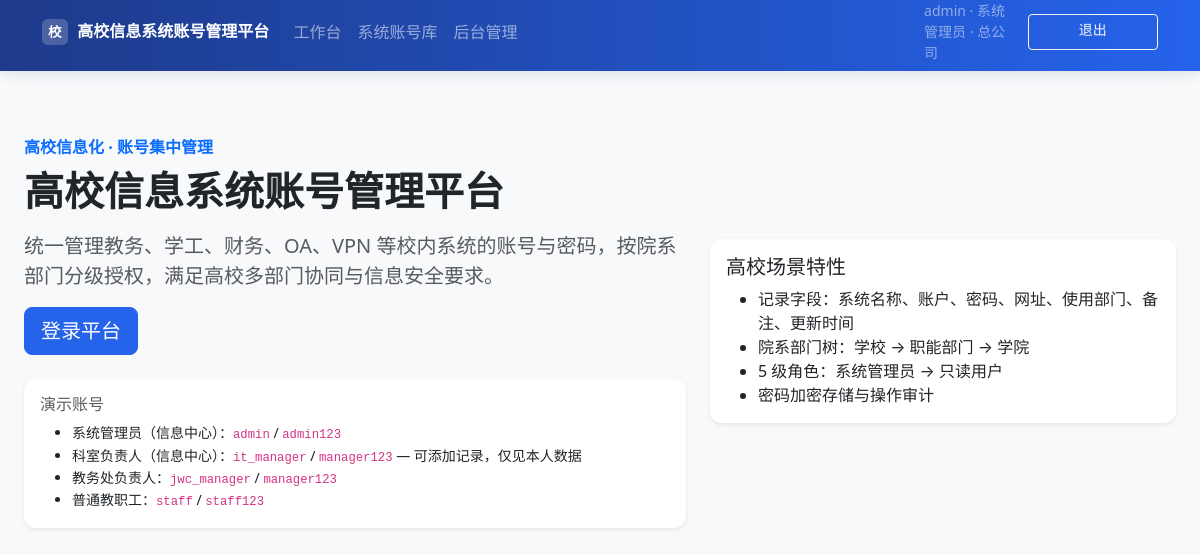
The page / (signed in) on the database its author committed.
### app/models.py (models this page shows, shortened)
class User(UserMixin, db.Model):
    __tablename__ = "users"
    id = db.Column(db.Integer, primary_key=True)
    username = db.Column(db.String(80), unique=True, nullable=False, index=True)
    email = db.Column(db.String(120), unique=True, nullable=False)
    password_hash = db.Column(db.String(256), nullable=False)
    role_level = db.Column(db.Integer, default=ROLE_USER, nullable=False)
    org_id = db.Column(db.Integer, db.ForeignKey("organizations.id"), nullable=True)
    is_active = db.Column(db.Boolean, default=True)
    created_at = db.Column(db.DateTime, default=datetime.utcnow)
    owned_credentials = db.relationship(
        "Credential", backref="owner", lazy=True, foreign_keys="Credential.owner_id"
    )
    permissions = db.relationship("CredentialPermission", backref="user", lazy=True)
    @property
    def role_name(self) -> str:
        return ROLE_LABELS.get(self.role_level, "未知")
    def can_manage_users(self) -> bool:
        return self.role_level <= ROLE_ORG_ADMIN
    def can_write_credentials(self) -> bool:
        return self.role_level <= ROLE_MANAGER

class Organization(db.Model):
    __tablename__ = "organizations"
    id = db.Column(db.Integer, primary_key=True)
    name = db.Column(db.String(120), nullable=False)
    parent_id = db.Column(db.Integer, db.ForeignKey("organizations.id"), nullable=True)
    created_at = db.Column(db.DateTime, default=datetime.utcnow)
    parent = db.relationship("Organization", remote_side=[id], backref="children")
    users = db.relationship("User", backref="organization", lazy=True)
    credentials = db.relationship("Credential", backref="organization", lazy=True)

### app/routes/main.py (the view)
@bp.route("/")
def index():
    return render_template("index.html")

### app/templates/index.html (shortened to what this page needs)
{% extends "base.html" %}
{% block content %}
<div class="row align-items-center home-hero">
  <div class="col-lg-7">
    <p class="text-primary fw-semibold mb-2">高校信息化 · 账号集中管理</p>
    <h1 class="display-5 fw-bold">高校信息系统账号管理平台</h1>
    <p class="lead text-muted mt-3">
      统一管理教务、学工、财务、OA、VPN 等校内系统的账号与密码，按院系部门分级授权，满足高校多部门协同与信息安全要求。
    </p>
    <div class="d-flex gap-2">
      <a href="{{ url_for('auth.login') }}" class="btn btn-primary btn-lg">登录平台</a>
    </div>
    <div class="card mt-4 border-0 shadow-sm">
      <div class="card-body">
        <h6 class="text-muted">演示账号</h6>
        <ul class="mb-0 small">
          <li>系统管理员（信息中心）：<code>admin</code> / <code>admin123</code></li>
          <li>科室负责人（信息中心）：<code>it_manager</code> / <code>manager123</code> — 可添加记录，仅见本人数据</li>
          <li>教务处负责人：<code>jwc_manager</code> / <code>manager123</code></li>
          <li>普通教职工：<code>staff</code> / <code>staff123</code></li>
        </ul>
      </div>
    </div>
  </div>
  <div class="col-lg-5">
    <div class="card shadow-sm border-0 uni-feature-card">
      <div class="card-body">
        <h5>高校场景特性</h5>
        <ul class="mb-0">
          <li>记录字段：系统名称、账户、密码、网址、使用部门、备注、更新时间</li>
          <li>院系部门树：学校 → 职能部门 → 学院</li>
          <li>5 级角色：系统管理员 → 只读用户</li>
          <li>密码加密存储与操作审计</li>
        </ul>
      </div>
    </div>
  </div>
</div>
{% endblock %}

### app/templates/base.html (shortened to what this page needs)
<!DOCTYPE html>
<html lang="zh-CN">
<head>
  <link href="https://cdn.jsdelivr.net/npm/bootstrap@5.3.3/dist/css/bootstrap.min.css" rel="stylesheet">
  <link href="{{ url_for('static', filename='css/app.css') }}" rel="stylesheet">
</head>
<body class="bg-light {% if current_user.is_authenticated %}has-mobile-nav{% endif %}">
<nav class="navbar navbar-expand-lg navbar-dark uni-nav">
  <div class="container-fluid container-lg">
    <a class="navbar-brand fw-bold site-brand" href="{{ url_for('main.index') }}">
      <span class="brand-badge">校</span>
      <span class="brand-full d-none d-md-inline">{{ SITE_NAME }}</span>
    </a>
    {% if current_user.is_authenticated %}
    <div class="collapse navbar-collapse" id="nav">
      <ul class="navbar-nav me-auto d-none d-lg-flex">
        <li class="nav-item"><a class="nav-link" href="{{ url_for('main.dashboard') }}">工作台</a></li>
        <li class="nav-item"><a class="nav-link" href="{{ url_for('credentials.list_credentials') }}">系统账号库</a></li>
        {% if current_user.can_manage_users() %}
        <li class="nav-item"><a class="nav-link" href="{{ url_for('admin.index') }}">后台管理</a></li>
        {% endif %}
      </ul>
      <div class="navbar-user-panel py-2 py-lg-0">
        <div class="user-meta text-white-50 small mb-2 mb-lg-0">
          {{ current_user.username }} · {{ current_user.role_name }}
          {% if current_user.organization %}<br class="d-lg-none"><span class="d-lg-none">{{ current_user.organization.name }}</span>{% endif %}
          <span class="d-none d-lg-inline">{% if current_user.organization %} · {{ current_user.organization.name }}{% endif %}</span>
        </div>
        <a class="btn btn-outline-light btn-sm w-100 w-lg-auto" href="{{ url_for('auth.logout') }}">退出</a>
      </div>
    </div>
    {% else %}
    <a class="btn btn-outline-light btn-sm ms-auto" href="{{ url_for('auth.login') }}">登录</a>
    {% endif %}
  </div>
</nav>
<main class="container-fluid container-lg main-content px-3 px-lg-4 pb-4">
  {% block content %}{% endblock %}
</main>
</body>
</html>

### app/static/css/app.css (style rules this page uses)
:root { --uni-primary: #2563eb; --uni-primary-dark: #1e3a8a; --uni-nav-height: 3.5rem; --uni-bottom-nav-height: 3.75rem; --safe-bottom: env(safe-area-inset-bottom, 0px); }
html { -webkit-text-size-adjust: 100%; scroll-behavior: smooth; }
body { min-height: 100vh; min-height: 100dvh; font-size: 16px; line-height: 1.5; padding-bottom: calc(var(--safe-bottom) + 1rem); }
body.has-mobile-nav { padding-bottom: calc(var(--uni-bottom-nav-height) + var(--safe-bottom) + 0.5rem); }
.main-content { padding-top: 1rem; max-width: 1200px; }
.uni-nav { background: linear-gradient(90deg, var(--uni-primary-dark) 0%, var(--uni-primary) 100%); padding-top: env(safe-area-inset-top, 0px); box-shadow: 0 2px 12px rgba(30, 58, 138, 0.15); }
.site-brand { font-size: 1rem; max-width: calc(100vw - 5rem); overflow: hidden; text-overflow: ellipsis; white-space: nowrap; }
.brand-badge { display: inline-flex; align-items: center; justify-content: center; width: 1.6rem; height: 1.6rem; margin-right: 0.35rem; border-radius: 0.35rem; background: rgba(255, 255, 255, 0.2); font-size: 0.85rem; flex-shrink: 0; }
.navbar-user-panel { border-top: 1px solid rgba(255, 255, 255, 0.15); margin-top: 0.5rem; padding-top: 0.75rem; }
@media (min-width: 992px) { .navbar-user-panel { display: flex; align-items: center; gap: 0.75rem; border-top: none; margin-top: 0; padding-top: 0; } }
.form-control, .form-select, .btn { min-height: 44px; }
.btn-sm { min-height: 36px; }
code { user-select: all; word-break: break-all; }
.uni-feature-card { border-top: 4px solid var(--uni-primary); }
.btn-primary { background-color: var(--uni-primary); border-color: var(--uni-primary); }
.card { border-radius: 0.75rem; }
.home-hero { padding-top: clamp(1.5rem, 5vw, 3rem); padding-bottom: clamp(1.5rem, 5vw, 3rem); }
.home-hero h1 { font-size: clamp(1.5rem, 6vw, 2.5rem); }

### rows shown on the page
User: username "admin", role_name "系统管理员"
Organization: organization.name "总公司"

### other values the page prints
{{ SITE_NAME }} "高校信息系统账号管理平台"
